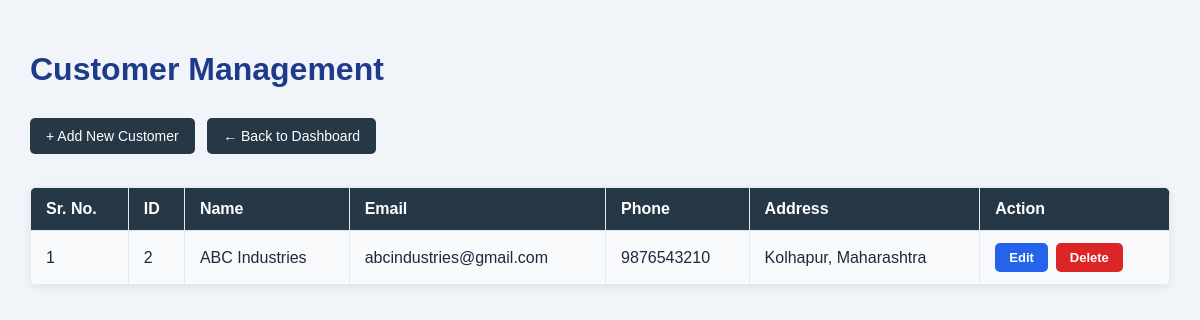
Screenshot of /api/customers/ (signed in) with the database file from the repository.
### manufacturing/models.py (models this page shows, shortened)
class Customer(models.Model):
    name = models.CharField(max_length=100)
    email = models.EmailField(blank=True)
    phone = models.CharField(max_length=20)
    address = models.TextField(blank=True)

### manufacturing/views.py (the view)
# urls.py: path('customers/', views.customer_page, name='customer_page'),
@login_required
def customer_page(request):
    customers = Customer.objects.all()
    return render(request, 'customers.html', {
        'customers': customers
    })

### manufacturing/templates/customers.html (shortened to what this page needs)
<!DOCTYPE html>
<html>
<head>
</head>
<body>
    <h1>Customer Management</h1>
    <a href="{% url 'add_customer' %}" class="button">
        + Add New Customer
    </a>
    <a href="{% url 'dashboard' %}" class="button">
        ← Back to Dashboard
    </a>
    <br><br>
    <table>
        <tr>
            <th>Sr. No.</th>
            <th>ID</th>
            <th>Name</th>
            <th>Email</th>
            <th>Phone</th>
            <th>Address</th>
            <th>Action</th>
        </tr>
        {% for customer in customers %}
        <tr>
            <td>{{ forloop.counter }}</td>
            <td>{{ customer.id }}</td>
            <td>{{ customer.name }}</td>
            <td>{{ customer.email }}</td>
            <td>{{ customer.phone }}</td>
            <td>{{ customer.address }}</td>
            <td>
                <div class="action-buttons">
                    <a href="{% url 'edit_customer' customer.id %}"
                       class="action-btn edit-btn">
                        Edit
                    </a>
                    <a href="{% url 'delete_customer' customer.id %}"
                       class="action-btn delete-btn"
                       onclick="return confirm('Are you sure you want to delete this customer?');">
                        Delete
                    </a>
                </div>
            </td>
        </tr>
        {% empty %}
        <tr>
            <td colspan="7" style="text-align: center;">
                No Customers Found
            </td>
        </tr>
        {% endfor %}
    </table>
</body>
</html>

### manufacturing/templates/customers.html (style rules this page uses)
* { box-sizing: border-box; }
body { font-family: Arial, sans-serif; background: #f1f5f9; margin: 0; padding: 30px; color: #1e293b; }
h1 { color: #1e3a8a; margin-bottom: 20px; }
table { width: 100%; border-collapse: collapse; background: white; border-radius: 8px; overflow: hidden; box-shadow: 0 2px 8px #00000015; }
th, td { padding: 12px 15px; border: 1px solid #e2e8f0; text-align: left; }
th { background: #263746; color: white; }
tr:nth-child(even) { background: #f8fafc; }
a { text-decoration: none; }
.button { display: inline-block; padding: 10px 16px; margin: 10px 8px 15px 0; background: #263746; color: #ffffff; border-radius: 5px; font-size: 14px; cursor: pointer; transition: background 0.3s; }
.action-buttons { display: flex; align-items: center; gap: 8px; white-space: nowrap; }
.action-btn { display: inline-block; padding: 7px 14px; border-radius: 5px; color: white; font-size: 13px; font-weight: bold; text-align: center; transition: background 0.3s, transform 0.2s; }
.edit-btn { background: #2563eb; }
.delete-btn { background: #dc2626; }

### rows the page displays
Customer: id "2", name "ABC Industries", email "abcindustries@gmail.com", phone "9876543210", address "Kolhapur, Maharashtra"
